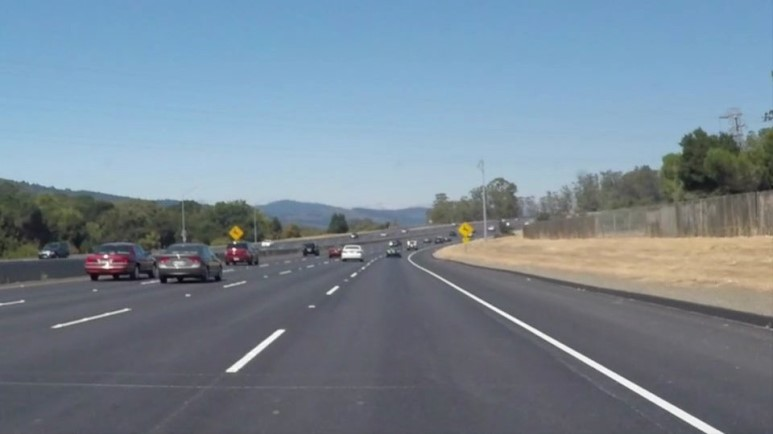
#> input picture road.jpg, 773 x 434 px
$ python lane_detection.py
#> lines starting #> are read from the running program, lines starting #| are printed output that depends on the picture; after the words box and inside, x2 and y2 are one past the last pixel; in counts of white or black regions, pixels touching at a corner belong together
import cv2
import numpy as np

def roi(img, vertices, color3=(255,255,255), color1=255):

    mask = np.zeros_like(img)   #same size with img and set no data

    if len(img.shape) > 2:  #if img with 3ch
        color = color3
    else:                   #if img with 1ch
        color = color1

    cv2.fillPoly(mask, vertices, color)

    roi_image = cv2.bitwise_and(img, mask)
    return roi_image

def mark_img(img, blue_threshold=200, green_threshold=200, red_threshold=200):

    bgr_thresholds = [blue_threshold, green_threshold, red_threshold]

    thresholds = (img[:,:,0] < bgr_thresholds[0]) |\
                 (img[:,:,1] < bgr_thresholds[1]) |\
                 (img[:,:,2] < bgr_thresholds[2])
    np_image[thresholds] = [0, 0, 0]

    return np_image

img = cv2.imread('road.jpg')
#> img is the input picture: shape (434, 773, 3); mean B, G, R 148.1, 134.5, 118.6
height, width = img.shape[:2]
#> height = 434; width = 773

vertices = np.array([[(50,height),(width/2-45, height/2+60), (width/2+45, height/2+60), (width-50,height)]], dtype=np.int32)
roi_img = roi(img, vertices)
#> in roi, `cv2.fillPoly(mask, vertices, color)`:
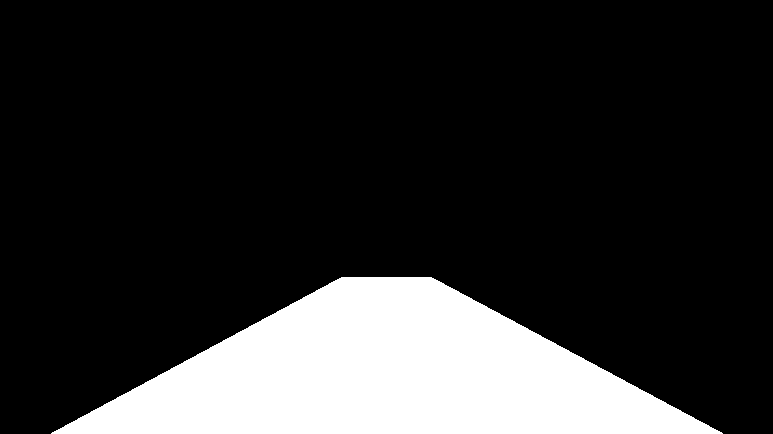
#> mask: shape (434, 773, 3); 17.9% white; 1 white region, box (x1, y1, x2, y2) and area: (51, 277, 723, 434) 60030
#> in roi, `roi_image = cv2.bitwise_and(img, mask)`:
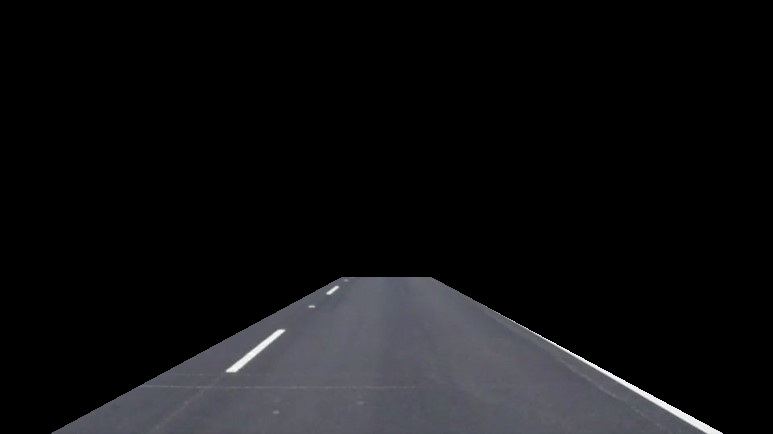
#> roi_image: shape (434, 773, 3); mean B, G, R 18.7, 17, 17

np_image = np.copy(roi_img)
np_image = mark_img(roi_img)
#> in mark_img, `thresholds = (img[:,:,0] < bgr_thresholds[0]) |\ (img[:,:,1] < bgr_thr..`:
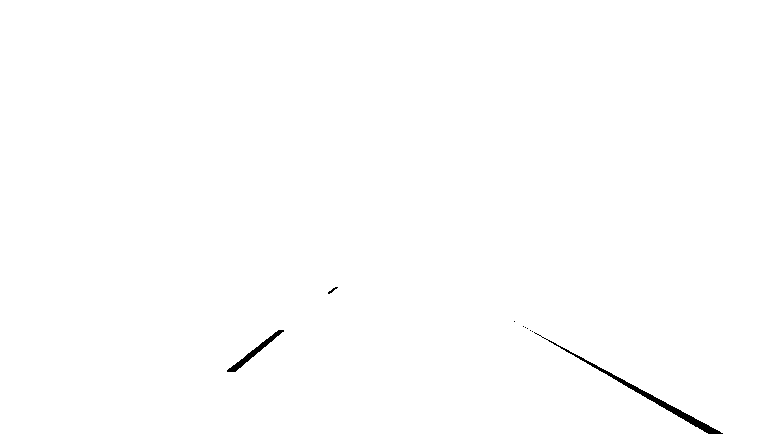
#> thresholds: shape (434, 773) bool; 99.6% white; 9 black regions (6 under 20 px), largest, box (x1, y1, x2, y2) and area: (534, 332, 723, 434) 859, (227, 330, 284, 372) 351, (328, 287, 338, 294) 23
#> in mark_img, `np_image[thresholds] = [0, 0, 0]`:
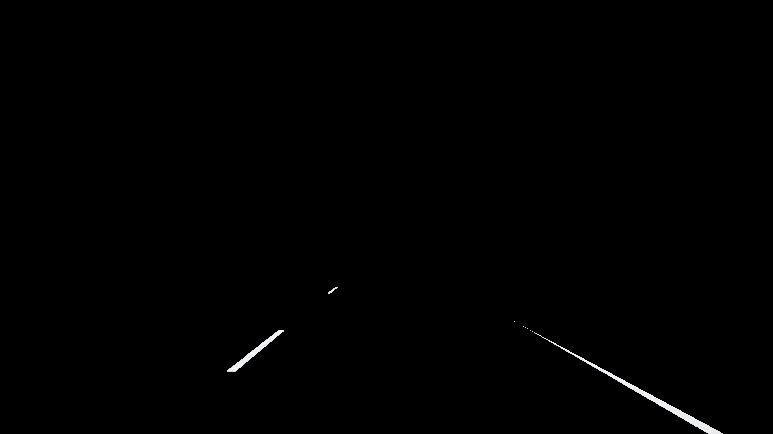
#> np_image: shape (434, 773, 3); 17.52% of pixels changed, all inside (x1, y1, x2, y2) = (51, 277, 722, 434)

cv2.imshow('roi_white', np_image)
cv2.imshow('result', img)
cv2.waitKey(0)

'''
import cv2
import numpy as np

image = cv2.imread('road.jpg')
np_image = np.copy(image)   #copy image to numpy format

blue_threshold = 200
red_threshold = 200
green_threshold = 200
bgr_threshold = [blue_threshold, green_threshold, red_threshold]

#change black color
thresholds = (image[:,:,0] < bgr_threshold[0]) | \
             (image[:,:,1] < bgr_threshold[1]) | \
             (image[:,:,2] < bgr_threshold[2])
np_image[thresholds] = [0, 0, 0]

### test image list value
# [7 lines of commented-out code are left out]


cv2.imshow('white', np_image)
cv2.imshow('result',image)
cv2.waitKey(0)
'''
